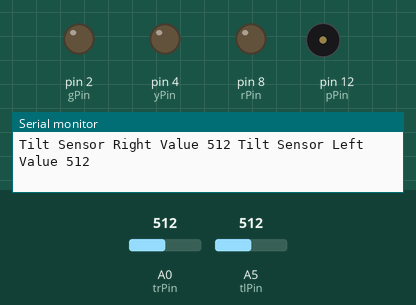
The sketch below on a simulated Arduino Uno, built with avr-gcc and run on an emulated ATmega328P. On the bench: output pins drawn as LEDs (lit = HIGH), buzzer (waves = sounding), the last lines printed to the serial monitor. The inputs (shaded band) are chosen by the test bench; at power-on: A0 (trPin) = 512, A5 (tlPin) = 512.

Above: at 1.2 s.
1.3 s: A0 (trPin) set to 108
4.3 s: A0 (trPin) set to 94
7.3 s: A5 (tlPin) set to 107
10.3 s: A5 (tlPin) set to 93
At 11.1 s:
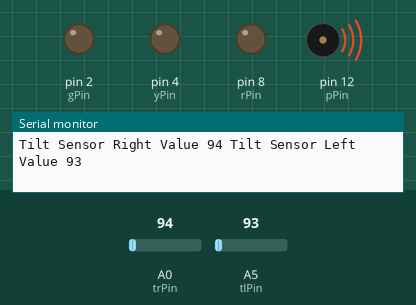
11.8 s: A0 (trPin) set to 789
14.8 s: A0 (trPin) set to 818
At 15.1 s:
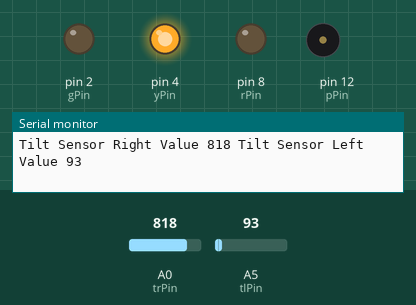
Timing chart, 0 to 17.3 s (numbered marks = the images above; inputs shaded):
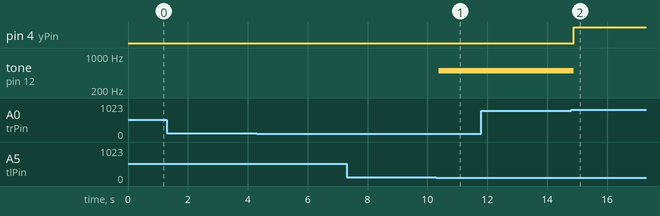

Measured:
- the behaviour switches between 100 and 99 on A5 (tlPin) (found by bisection; images 0 and 1)
- the behaviour switches between 800 and 801 on A0 (trPin) (found by bisection; images 1 and 2)
- after the input at 10.3 s, tone on pin 12 (pPin): silent → 500 Hz after 0.08 s
- after the input at 14.8 s, pin 4 (yPin): LOW → HIGH after 0.09 s; tone on pin 12 (pPin): 500 Hz → silent after 0.09 s

The sketch:

tilt_sensor_Jared_Park.ino
```cpp
// Name: Jared Park
// A-number: A00426228
// Class: Expirimental Physics 1
// Assignment: Position indicator

int const trPin = A0; // sets the tilt sensor to analog pin A0
int const tlPin = A5; // sets the tilt sensor to analog pin A0
int const gPin = 2; // sets the pin connected to the green light to digital pin 2
int const yPin = 4; // sets the pin connected to the yellow light to digital pin 2
int const rPin = 8; // sets the pin connected to the red light to digital pin 2
int const pPin = 12; // sets the pin connected to the piezo to digital pin 2
int trVal; // creates a variable to measure the right side of the tilt sensor
int tlVal; // creates a variable to measure the right side of the tilt sensor


void setup() {
  pinMode(gPin , OUTPUT); // sets the pin connected to the green light to output voltage when called apon
  pinMode(yPin , OUTPUT); // sets the pin connected to the yellow light to output voltage when called apon
  pinMode(rPin , OUTPUT); // sets the pin connected to the red light to output voltage when called apon
  pinMode(pPin , OUTPUT); // sets the pin connected to the piezo to output voltage when called apon
  Serial.begin(9600); // begins reading data and 9600 bits per second
}

void loop() {
  tilt(); // calls on the tilt method
  GandYLEDsON(); // calls on the  GandYLightsON function

}

// this method reads in the tilt sensor values
void tilt() {
  trVal = analogRead(trPin); // sets trVal to read values read by the right side of the tilt sensor
  tlVal = analogRead(tlPin); // sets tlVal to read values read by the left side of the tilt sensor
  Serial.print("Tilt Sensor Right Value " + String(trVal)); // Prints "Tilt Sensor Right Value" on the serial monitor then prints the value of trVal
  Serial.print(" "); // prints a spce of the serial monitor
  Serial.print("Tilt Sensor Left Value " + String(tlVal)); // Prints "Tilt Sensor Left Value" on the serial monitor then prints the value of tlVal
  Serial.println(" "); // moves text to the next line
}

// this method controls the LED's and piezo
void GandYLEDsON(){

  // this if loop activates if the values read in by the tilts sensors right side is greater than 800
  if (trVal > 800){

    // this if loop activates if the values read in by the tilts sensors left side is greater than 800
    if(tlVal > 800){
      digitalWrite(gPin , HIGH); // turns on green LED
      digitalWrite(yPin , LOW); // turns off yellow LED
      digitalWrite(rPin , LOW); // turns off red LED
      noTone(pPin); // tells piezo to make no noise
    }

    // this if loop activates if the values read in by the tilts sensors left side is less than 100
    if(tlVal < 100) {
      digitalWrite(gPin , LOW); // turns off green LED
      digitalWrite(yPin , HIGH); // turns on yellow LED
      digitalWrite(rPin , LOW); // turns off red LED
      noTone(pPin); // tells piezo to make no noise
    }
  }

  // this if loop activates if the values read in by the tilts sensors right side is less than 100
  if(trVal < 100) {

    //// this if loop activates if the values read in by the tilts sensors left side is greater than 800
    if(tlVal > 800) {
      digitalWrite(gPin , LOW); // turns off green LED
      digitalWrite(yPin , LOW); // turns off yellow LED
      digitalWrite(rPin , HIGH); // turns on red LED
      noTone(pPin); // tells piezo to make no noise
    }

    // this if loop activates if the values read in by the tilts sensors left side is less than 100
    if(tlVal < 100) {
      digitalWrite(gPin , LOW); // turns off green LED
      digitalWrite(yPin , LOW); // turns off yellow LED
      digitalWrite(rPin , LOW); // turns off red LED
      tone(pPin , 500); // tells piezo to make a buzzing noise with frequency of 500 Hz
    }
  }
}
```
